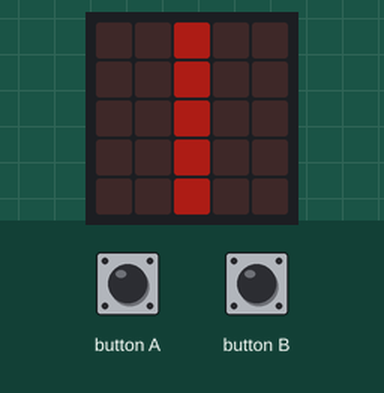
Recording of a program running on a simulated BBC micro:bit (MakeCode). On the bench: the board's 5×5 LED display. The inputs (shaded band) are chosen by the test bench. Dim RGB values are drawn brighter than linear; random numbers come from a fixed seed.

Above: at 6.2 s.
6.3 s: button A pressed for 0.15 s
At 7.4 s:
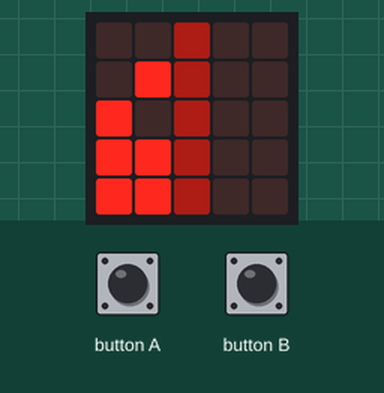
7.9 s: button B pressed for 0.15 s
At 8.6 s:
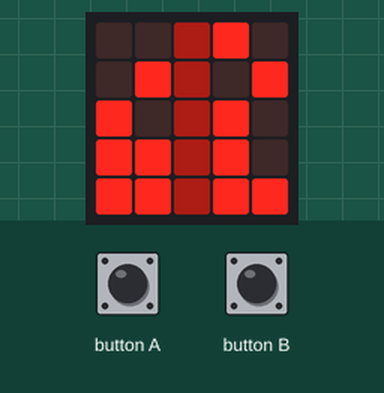
Timing chart, 0 to 10.9 s (numbered marks = the images above; inputs shaded):
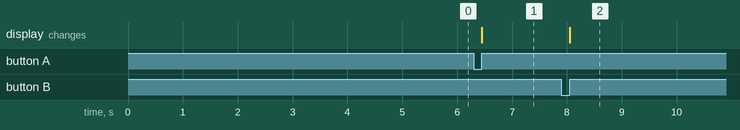

The program:

main.ts
```typescript
input.onButtonPressed(Button.A, function () {
    if (asdfa == 0) {
        for (let index = 0; index < 9; index++) {
            led.plot(randint(0, 1), randint(0, 4))
        }
        asdfa += 1
    }
})
function sdfasd () {
    while (asdfa == 1 && sdfa == 1) {

    }
    basic.pause(5000)
    basic.clearScreen()
    led.plotBrightness(2, 0, 50)
    led.plotBrightness(2, 1, 50)
    led.plotBrightness(2, 2, 50)
    led.plotBrightness(2, 3, 50)
    led.plotBrightness(2, 4, 50)
    asdfa = 0
    sdfa = 0
}
input.onButtonPressed(Button.B, function () {
    if (sdfa == 0) {
        for (let index = 0; index < 9; index++) {
            led.plot(randint(3, 4), randint(0, 4))
        }
        sdfa += 1
    }
})
let sdfa = 0
let asdfa = 0
led.plotBrightness(2, 0, 50)
led.plotBrightness(2, 1, 50)
led.plotBrightness(2, 2, 50)
led.plotBrightness(2, 3, 50)
led.plotBrightness(2, 4, 50)
asdfa = 0
sdfa = 0
sdfasd()
```

test.ts
```typescript
// ide kerülnek a tesztek; a rendszer ezt nem kompilálja, ha a csomagot bővítményként használják.
```

Measured:
- after the input at 6.3 s, the display: changes after 0.15 s (image 1)
- after the input at 7.9 s, the display: changes after 0.15 s (image 2)
